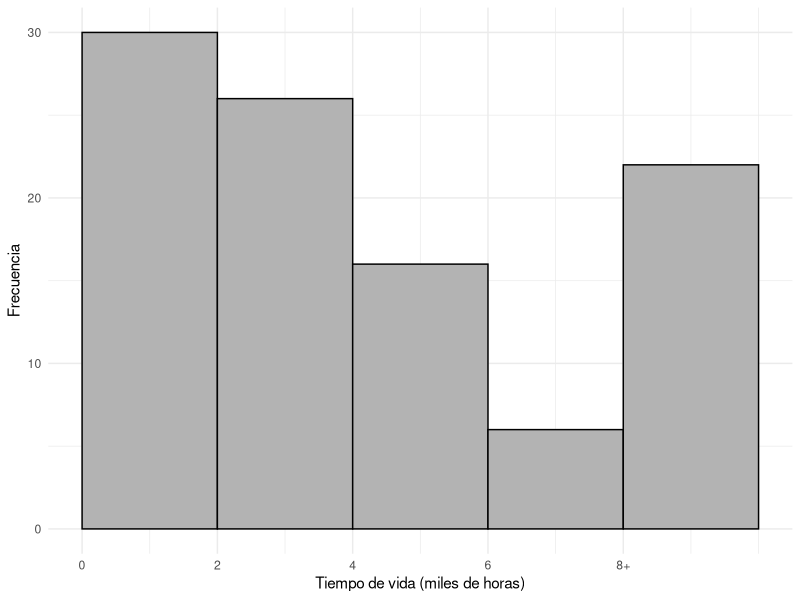

Here is the R script that generated this plot:
## ---- chunk 1
library(ggplot2)

datos <- data.frame(
  inicio = c(0, 2, 4, 6, 8),
  fin = c(2, 4, 6, 8, 10),
  frecuencia = c(30, 26, 16, 6, 22)
)

ggplot(datos) +
  geom_rect(
    aes(
      xmin = inicio,
      xmax = fin,
      ymin = 0,
      ymax = frecuencia
    ),
    fill = "gray70",
    color = "black"
  ) +
  scale_x_continuous(
    breaks = c(0, 2, 4, 6, 8),
    labels = c("0", "2", "4", "6", "8+")
  ) +
  labs(
    x = "Tiempo de vida (miles de horas)",
    y = "Frecuencia"
  ) +
  theme_minimal()
